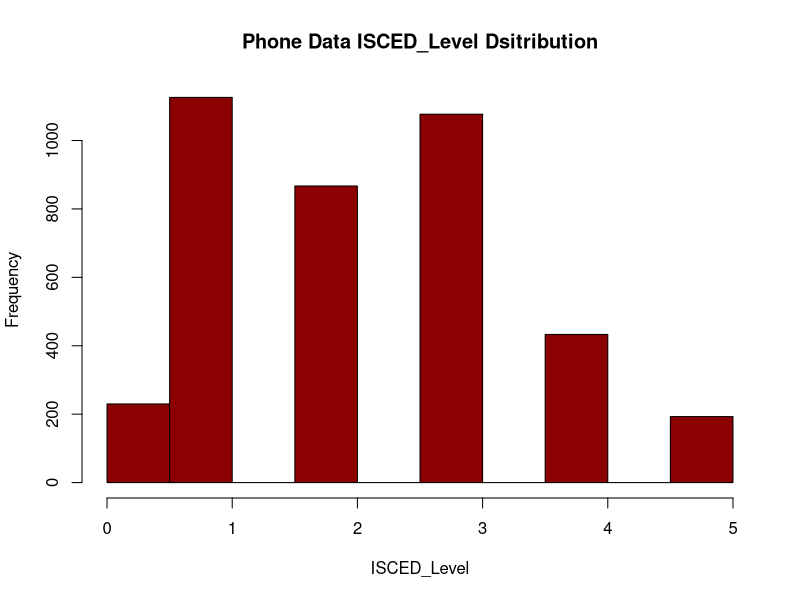
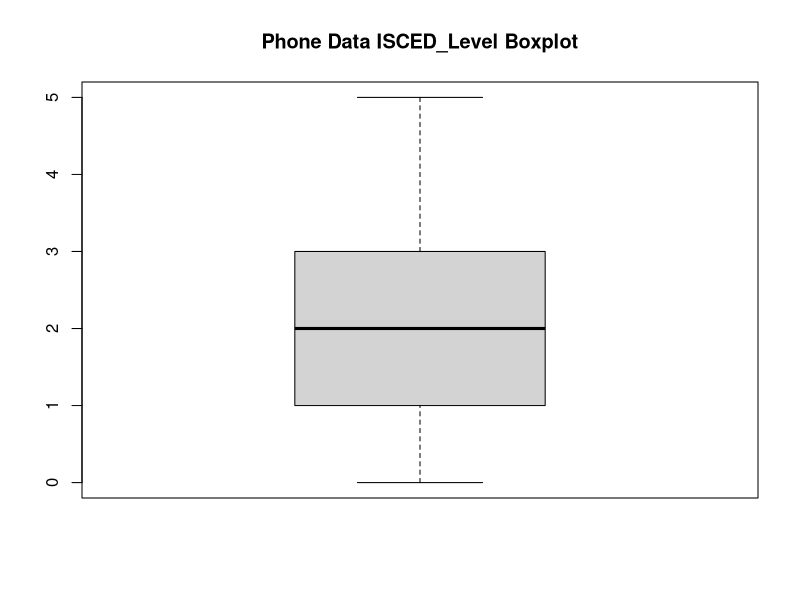
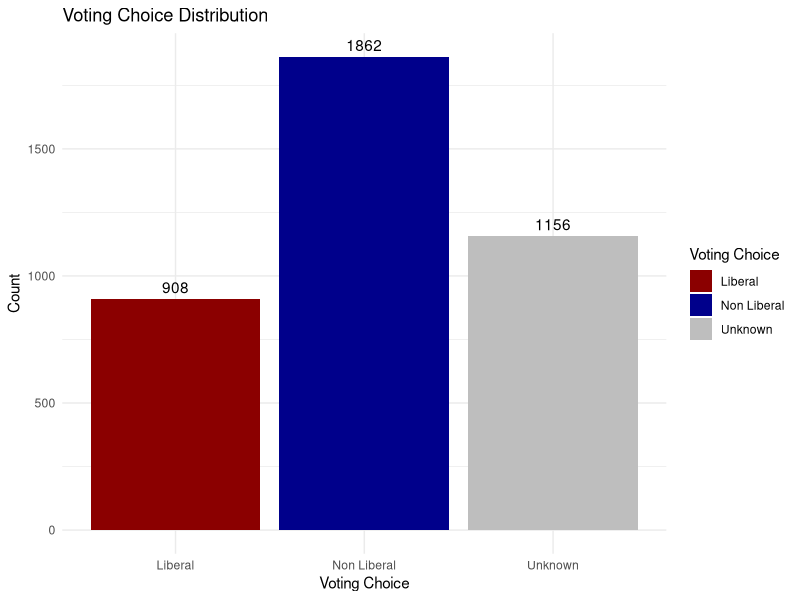
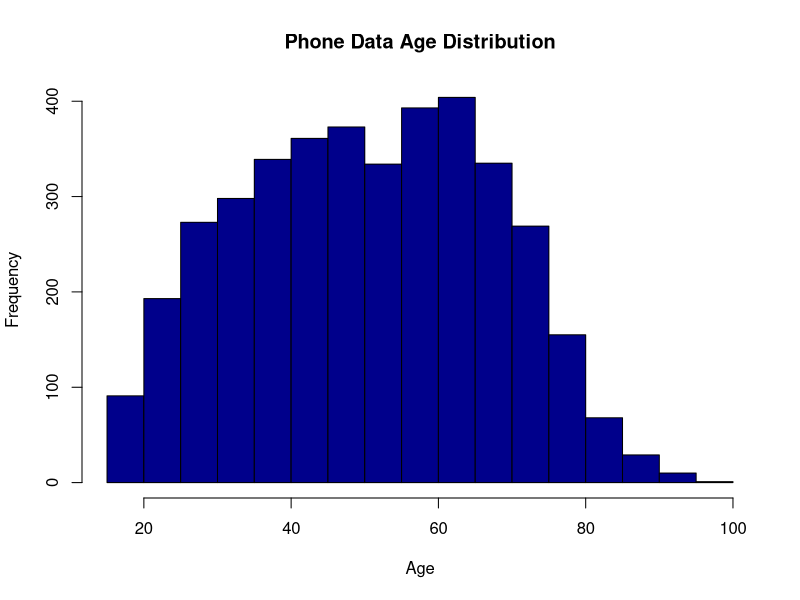
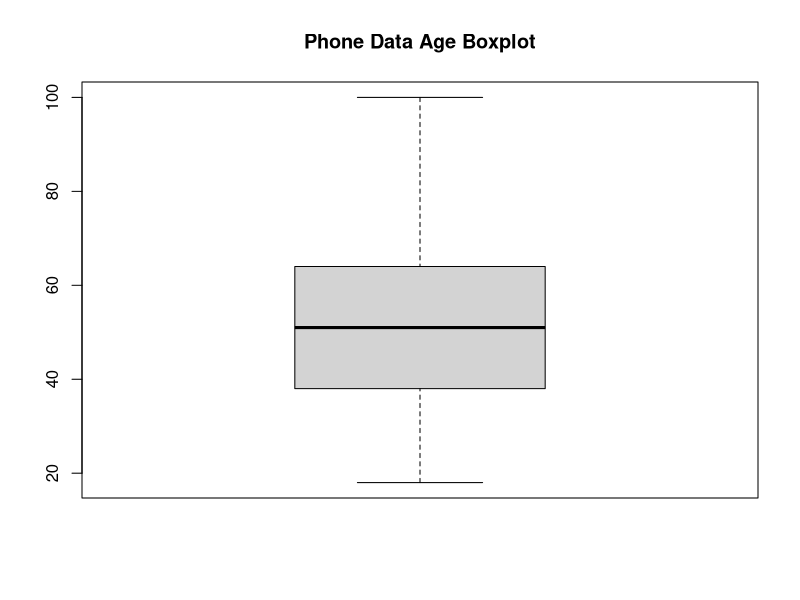
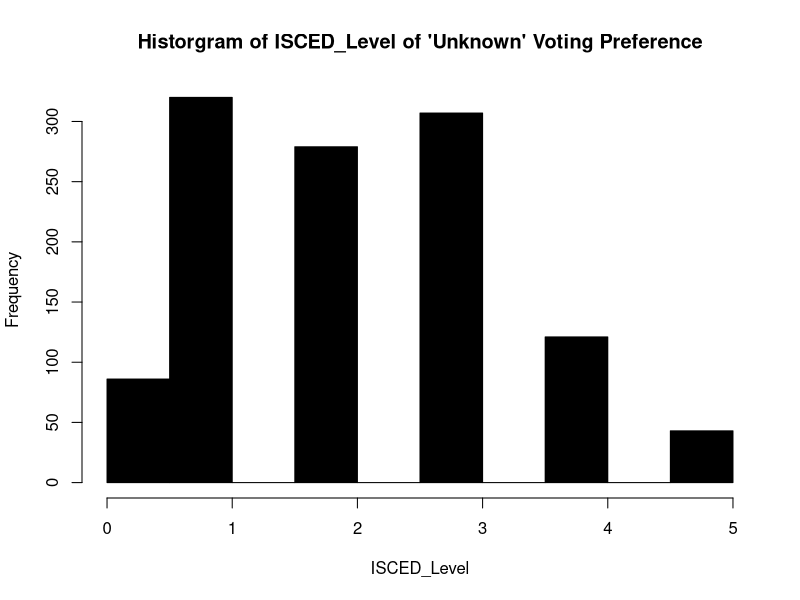
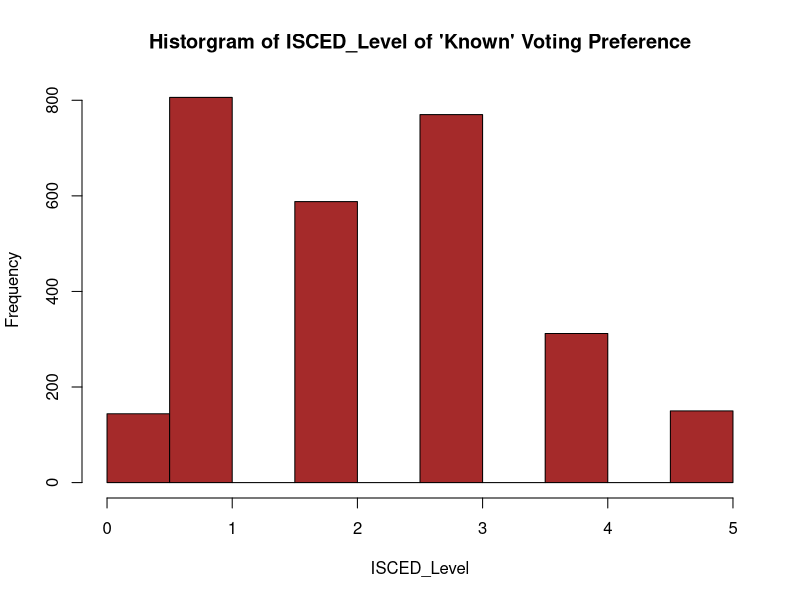

Recreate these plots in R, in order. (Note: this script raises an error after producing the figures.)
## ---- chunk 1
library(tidyverse)
library(dplyr)
library(ggplot2)
library(broom)
library(knitr)

phone_data <- read_csv("ces_phone.csv")

## ---- chunk 2
#NA values in age, most likely to vote for (q11) and education level q(61)
na_count <- phone_data %>%
  summarize(
    q11 = sum(is.na(q11)),
    q61 = sum(is.na(q61)),
    age = sum(is.na(age))
  )

#removing NA values in q11 (81 is a low number)

phone_data <- phone_data %>% filter(!is.na(q11))

#Checking non response answers (-9, -8, -7 for q11 and q61) and valid age

no_response_count <- phone_data %>%
  summarize(
    q11 = sum(q11 < 0),
    q61 = sum(q61 < 0),
    # filtering out ages younger than 18
    age = sum(age < 18)
  )

#removing non response from q61 (11 is a small number)

phone_data <- phone_data %>% filter(q61 > 0)
## ---- chunk 3


# Data Cleaning: Convert q61 into ISCED
isced_mapping <- c(
  '1' = 0,  # ISCED 0 -> No school
  '2' = 0,  # ISCED 1 -> Some elem
  '3' = 0,  # ISCED 1 -> Elem
  '4' = 0,  # ISCED 2 -> Some high school
  '5' = 1,  # ISCED 3 -> High school diploma
  '6' = 1,  # ISCED 4 -> Some community colege
  '7' = 2,  # ISCED 5 -> Community College
  '8' = 1,  # ISCED 6 -> Some university
  '9' = 3,  # ISCED 6 -> Bachelor
  '10' = 4,  # ISCED 7 -> Master
  '11' = 5  # ISCED 7 -> PHD
)

phone_data <- 
  phone_data %>%
  mutate(isced_level = isced_mapping[as.character(phone_data$q61)],
         voting_choice = case_when(
           phone_data$q11 == 1 ~ 'Liberal',
           phone_data$q11 < 0 ~ 'Unknown',
           phone_data$q11 != 1 ~ 'Non Liberal'
         ))

## ---- chunk 4

#Distribution of Isced Level

hist(phone_data$isced_level, main = "Phone Data ISCED_Level Dsitribution", xlab = 'ISCED_Level', col = "darkred")

boxplot(phone_data$isced_level,
        main = "Phone Data ISCED_Level Boxplot")

#Distribution of voting preference

vote_counts <- phone_data %>% group_by(voting_choice) %>% summarize(count = n())

ggplot(vote_counts, aes(x = voting_choice, y = count, fill = voting_choice)) +
  geom_bar(stat = "identity") +  # Create bar graph
  geom_text(aes(label = count), vjust = -0.5, color = "black") +  # Add labels
  labs(
    title = "Voting Choice Distribution",
    x = "Voting Choice",
    y = "Count",
    fill = "Voting Choice"
  ) +
  theme_minimal() + 
  scale_fill_manual(values = c("Liberal" = "darkred", "Non Liberal" = "darkblue", "Unknown" = "gray"))

#Age Distribution

hist(phone_data$age, main = "Phone Data Age Distribution", xlab = "Age", col = "darkblue")

boxplot(phone_data$age,
        main = "Phone Data Age Boxplot")
## ---- chunk 5
#Summary statistics
print("ISCED LEVEL")
summary(phone_data$isced_level)

print("AGE")
summary(phone_data$age)
## ---- chunk 6
phone_data_unknown <- phone_data %>% filter(voting_choice == 'Unknown')
phone_data_known <- phone_data %>% filter(voting_choice == 'Liberal' | voting_choice == 'Non Liberal')

#Unknown Dist
hist(phone_data_unknown$isced_level, main = "Historgram of ISCED_Level of 'Unknown' Voting Preference", xlab = 'ISCED_Level', col = "black")

#Known Dist
hist(phone_data_known$isced_level, main = "Historgram of ISCED_Level of 'Known' Voting Preference", xlab = 'ISCED_Level', col = "brown")
## ---- chunk 7
library(dplyr)

# Subset the data
phone_data_known <- phone_data %>% filter(voting_choice != 'Unknown')
phone_data_unknown <- phone_data %>% filter(voting_choice == 'Unknown')

t_test_result <- t.test(phone_data_known$isced_level, 
                        phone_data_unknown$isced_level, 
                        var.equal = FALSE)
print(t_test_result)

# p < 0.05, meaning there is a significant difference between including the unkown values and not including the unknown values, so unknown values should be included. 
## ---- chunk 8
# converting voted_liberal to factor binary (Liberal = 1, Non-Liberal = 0)
phone_data$voting_choice <- factor(phone_data$voting_choice, levels = c("Non Liberal", "Liberal"))

# Ensure that ISCED level and age are numeric
phone_data$isced_level <- as.numeric(phone_data$isced_level)
phone_data$age <- as.numeric(phone_data$age)

phone_data <- phone_data %>%
  mutate(voting_choice = case_when(
    voting_choice == "Liberal" ~ 1,
    TRUE ~ 0
  ))

phone_data <- phone_data %>%
  filter(!is.na(voting_choice))
## ---- chunk 9

# Here you can run code to calculate your Confidence Intervals.

library(survey)

# Calculate the sample size for each statum
strata_sample_size <- numeric(8)
for (level in 0:7) {
  strata_sample_size[level+1] <- sum(phone_data$isced_level == level)
}

# population size derived from Statistics Canada
phone_data <- phone_data %>% 
  mutate(pop_fpc = case_when(isced_level == 0 ~ 0,
                             isced_level == 1 ~ 0,
                             isced_level == 2 ~ 0,
                             isced_level == 3 ~ 8097295,
                             isced_level == 4 ~ 0,
                             isced_level == 5 ~ 5714490,
                             isced_level == 6 ~ 5295360,
                             isced_level == 7 ~ 1740605+279660)) %>%
  mutate(samp_wt = case_when(isced_level == 0 ~ 0/strata_sample_size[1],
                             isced_level == 1 ~ 0/strata_sample_size[2],
                             isced_level == 2 ~ 0/strata_sample_size[3],
                             isced_level == 3 ~ 0/strata_sample_size[4],
                             isced_level == 4 ~ 0/strata_sample_size[5],
                             isced_level == 5 ~ 0/strata_sample_size[6],
                             isced_level == 6 ~ 0/strata_sample_size[7],
                             isced_level == 7 ~ 0/strata_sample_size[8]))

strata_design <- svydesign(id=~1, strata=~isced_level, weights=~samp_wt, fpc=~pop_fpc, data=phone_data)
confint(svymean(~I(voting_choice == 'Liberal'), design=strata_design))
## ---- chunk 10
library(survey)

# Define the survey design
design <- svydesign(id = ~1, strata = ~isced_level, data = phone_data)

p_liberals <- mean(phone_data$voting_choice == "Liberal", na.rm = TRUE)
n_phone <- nrow(phone_data)
z <- 1.96

se_liberals <- sqrt((p_liberals * (1 - p_liberals)) / n_phone)
ci_Liberals <- c(p_liberals - z * se_liberals, p_liberals + z * se_liberals)
## ---- chunk 11
(exp(-2.133868375))/(1-exp(-2.133868375))
